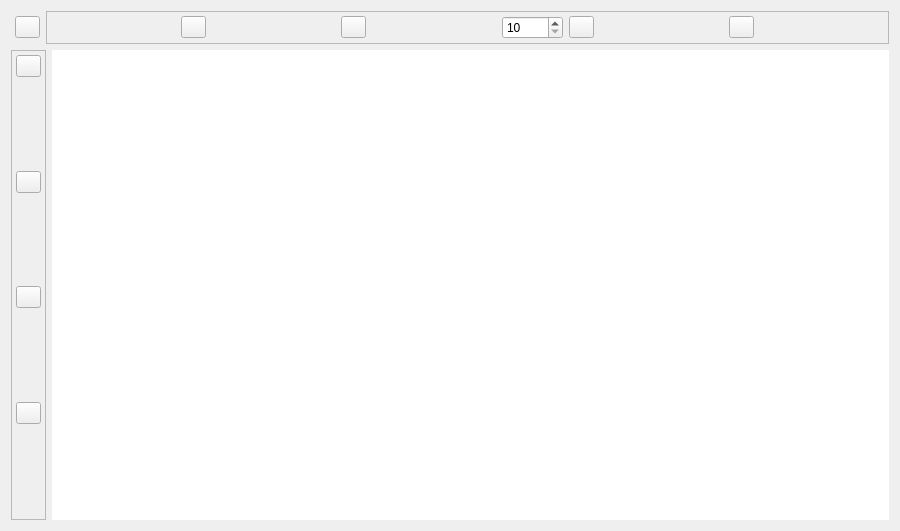
<?xml version="1.0" encoding="UTF-8"?>
<ui version="4.0">
 <class>Form</class>
 <widget class="QWidget" name="Form">
  <property name="geometry">
   <rect>
    <x>0</x>
    <y>0</y>
    <width>900</width>
    <height>531</height>
   </rect>
  </property>
  <property name="windowTitle">
   <string>Form</string>
  </property>
  <layout class="QVBoxLayout" name="vlayMain">
   <item>
    <layout class="QHBoxLayout" name="hlay1">
     <property name="spacing">
      <number>6</number>
     </property>
     <property name="leftMargin">
      <number>4</number>
     </property>
     <item>
      <widget class="QPushButton" name="bnResetChart">
       <property name="maximumSize">
        <size>
         <width>25</width>
         <height>16777215</height>
        </size>
       </property>
       <property name="text">
        <string/>
       </property>
       <property name="icon">
        <iconset>
         <normaloff>:/Common/Icons/Basic/Refresh.ico</normaloff>:/Common/Icons/Basic/Refresh.ico</iconset>
       </property>
      </widget>
     </item>
     <item>
      <widget class="QFrame" name="frameXRange">
       <property name="frameShape">
        <enum>QFrame::StyledPanel</enum>
       </property>
       <property name="frameShadow">
        <enum>QFrame::Raised</enum>
       </property>
       <layout class="QHBoxLayout" name="hlayXRange">
        <property name="leftMargin">
         <number>4</number>
        </property>
        <property name="topMargin">
         <number>4</number>
        </property>
        <property name="rightMargin">
         <number>4</number>
        </property>
        <property name="bottomMargin">
         <number>4</number>
        </property>
        <item>
         <spacer name="hspacer1">
          <property name="orientation">
           <enum>Qt::Horizontal</enum>
          </property>
          <property name="sizeHint" stdset="0">
           <size>
            <width>122</width>
            <height>20</height>
           </size>
          </property>
         </spacer>
        </item>
        <item>
         <widget class="QPushButton" name="bnXRangeDown">
          <property name="maximumSize">
           <size>
            <width>25</width>
            <height>16777215</height>
           </size>
          </property>
          <property name="text">
           <string/>
          </property>
          <property name="icon">
           <iconset resource="res.qrc">
            <normaloff>:/res/icons/Zoom in.ico</normaloff>:/res/icons/Zoom in.ico</iconset>
          </property>
         </widget>
        </item>
        <item>
         <spacer name="hspacer2">
          <property name="orientation">
           <enum>Qt::Horizontal</enum>
          </property>
          <property name="sizeHint" stdset="0">
           <size>
            <width>123</width>
            <height>20</height>
           </size>
          </property>
         </spacer>
        </item>
        <item>
         <widget class="QPushButton" name="bnXRangeActual">
          <property name="maximumSize">
           <size>
            <width>25</width>
            <height>16777215</height>
           </size>
          </property>
          <property name="text">
           <string/>
          </property>
          <property name="icon">
           <iconset resource="res.qrc">
            <normaloff>:/res/icons/oscilloscope3.ico</normaloff>:/res/icons/oscilloscope3.ico</iconset>
          </property>
         </widget>
        </item>
        <item>
         <spacer name="hspacer3">
          <property name="orientation">
           <enum>Qt::Horizontal</enum>
          </property>
          <property name="sizeHint" stdset="0">
           <size>
            <width>122</width>
            <height>20</height>
           </size>
          </property>
         </spacer>
        </item>
        <item>
         <widget class="QSpinBox" name="spinXRange">
          <property name="minimum">
           <number>10</number>
          </property>
          <property name="maximum">
           <number>10000</number>
          </property>
         </widget>
        </item>
        <item>
         <widget class="QPushButton" name="bnXSetRange">
          <property name="maximumSize">
           <size>
            <width>25</width>
            <height>16777215</height>
           </size>
          </property>
          <property name="text">
           <string/>
          </property>
          <property name="icon">
           <iconset>
            <normaloff>:/Common/Icons/Basic/Ok2.ico</normaloff>:/Common/Icons/Basic/Ok2.ico</iconset>
          </property>
         </widget>
        </item>
        <item>
         <spacer name="hspacer4">
          <property name="orientation">
           <enum>Qt::Horizontal</enum>
          </property>
          <property name="sizeHint" stdset="0">
           <size>
            <width>123</width>
            <height>20</height>
           </size>
          </property>
         </spacer>
        </item>
        <item>
         <widget class="QPushButton" name="bnXRangeUp">
          <property name="maximumSize">
           <size>
            <width>25</width>
            <height>16777215</height>
           </size>
          </property>
          <property name="text">
           <string/>
          </property>
          <property name="icon">
           <iconset resource="res.qrc">
            <normaloff>:/res/icons/Zoom in.ico</normaloff>:/res/icons/Zoom in.ico</iconset>
          </property>
         </widget>
        </item>
        <item>
         <spacer name="hspacer5">
          <property name="orientation">
           <enum>Qt::Horizontal</enum>
          </property>
          <property name="sizeHint" stdset="0">
           <size>
            <width>122</width>
            <height>20</height>
           </size>
          </property>
         </spacer>
        </item>
       </layout>
      </widget>
     </item>
    </layout>
   </item>
   <item>
    <layout class="QHBoxLayout" name="hlay2">
     <item>
      <widget class="QFrame" name="frameYRange">
       <property name="frameShape">
        <enum>QFrame::StyledPanel</enum>
       </property>
       <property name="frameShadow">
        <enum>QFrame::Raised</enum>
       </property>
       <layout class="QVBoxLayout" name="vlayYRange">
        <property name="spacing">
         <number>2</number>
        </property>
        <property name="leftMargin">
         <number>4</number>
        </property>
        <property name="topMargin">
         <number>4</number>
        </property>
        <property name="rightMargin">
         <number>4</number>
        </property>
        <property name="bottomMargin">
         <number>4</number>
        </property>
        <item>
         <widget class="QPushButton" name="bnYAutoscale">
          <property name="maximumSize">
           <size>
            <width>25</width>
            <height>16777215</height>
           </size>
          </property>
          <property name="text">
           <string/>
          </property>
          <property name="icon">
           <iconset>
            <normaloff>:/Common/Icons/Basic/Stats.ico</normaloff>:/Common/Icons/Basic/Stats.ico</iconset>
          </property>
          <property name="checkable">
           <bool>true</bool>
          </property>
          <property name="checked">
           <bool>false</bool>
          </property>
         </widget>
        </item>
        <item>
         <spacer name="vspacer1">
          <property name="orientation">
           <enum>Qt::Vertical</enum>
          </property>
          <property name="sizeHint" stdset="0">
           <size>
            <width>20</width>
            <height>84</height>
           </size>
          </property>
         </spacer>
        </item>
        <item>
         <widget class="QPushButton" name="bnYRangeDown">
          <property name="maximumSize">
           <size>
            <width>25</width>
            <height>16777215</height>
           </size>
          </property>
          <property name="text">
           <string/>
          </property>
          <property name="icon">
           <iconset>
            <normaloff>:/Common/Icons/Basic/Zoom in.ico</normaloff>:/Common/Icons/Basic/Zoom in.ico</iconset>
          </property>
         </widget>
        </item>
        <item>
         <spacer name="vspacer2">
          <property name="orientation">
           <enum>Qt::Vertical</enum>
          </property>
          <property name="sizeHint" stdset="0">
           <size>
            <width>20</width>
            <height>85</height>
           </size>
          </property>
         </spacer>
        </item>
        <item>
         <widget class="QPushButton" name="bnYRangeActual">
          <property name="maximumSize">
           <size>
            <width>25</width>
            <height>16777215</height>
           </size>
          </property>
          <property name="text">
           <string/>
          </property>
          <property name="icon">
           <iconset>
            <normaloff>:/Common/Icons/Basic/Search.ico</normaloff>:/Common/Icons/Basic/Search.ico</iconset>
          </property>
         </widget>
        </item>
        <item>
         <spacer name="vspacer3">
          <property name="orientation">
           <enum>Qt::Vertical</enum>
          </property>
          <property name="sizeHint" stdset="0">
           <size>
            <width>20</width>
            <height>84</height>
           </size>
          </property>
         </spacer>
        </item>
        <item>
         <widget class="QPushButton" name="bnYRangeUp">
          <property name="maximumSize">
           <size>
            <width>25</width>
            <height>16777215</height>
           </size>
          </property>
          <property name="text">
           <string/>
          </property>
          <property name="icon">
           <iconset>
            <normaloff>:/Common/Icons/Basic/Zoom out.ico</normaloff>:/Common/Icons/Basic/Zoom out.ico</iconset>
          </property>
         </widget>
        </item>
        <item>
         <spacer name="vspacer4">
          <property name="orientation">
           <enum>Qt::Vertical</enum>
          </property>
          <property name="sizeHint" stdset="0">
           <size>
            <width>20</width>
            <height>40</height>
           </size>
          </property>
         </spacer>
        </item>
       </layout>
      </widget>
     </item>
     <item>
      <widget class="QWidget" name="widget" native="true">
       <property name="sizePolicy">
        <sizepolicy hsizetype="Expanding" vsizetype="Expanding">
         <horstretch>0</horstretch>
         <verstretch>0</verstretch>
        </sizepolicy>
       </property>
       <property name="styleSheet">
        <string notr="true">background-color: rgb(255, 255, 255);</string>
       </property>
      </widget>
     </item>
    </layout>
   </item>
  </layout>
  <zorder></zorder>
  <zorder></zorder>
 </widget>
 <resources>
  <include location="res.qrc"/>
 </resources>
 <connections/>
</ui>
